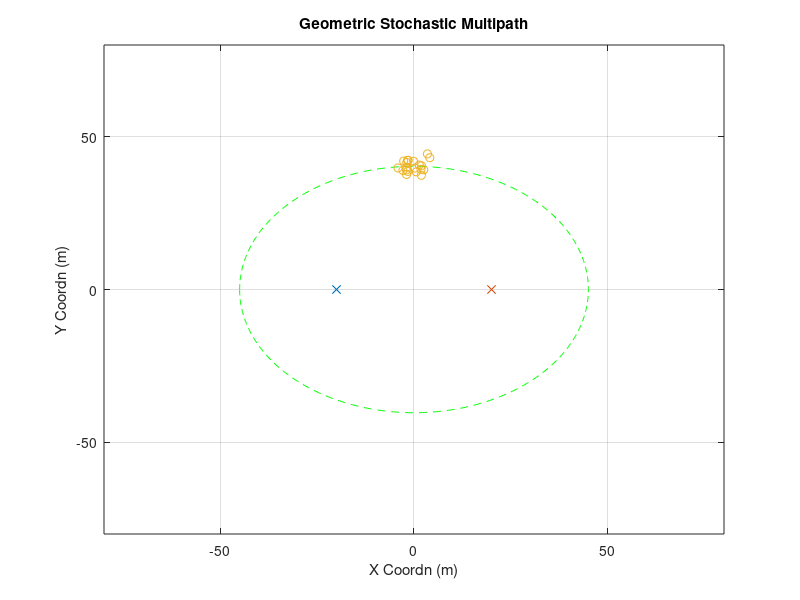

Here is the MATLAB script that generated this plot: (Note: this script raises an error after producing the figure.)
% 10/05/2017
% Tracking receiver angle in UE mobility using 
% 1) neighbor angle refinement search
% 2) derivative based narrow band channel tracking
% Channel used here has only one multipath cluster

clear;clc;%close all
% rng(2)
%% other parameter
plot_ellipse = 1;
noise_pow = 10;

%% Goemetry Parameters
Nt = 16;
Nr = 16;
D_bs2ue = 40;
loc0_ue = [-D_bs2ue/2,0];
loc0_bs = [D_bs2ue/2,0];
speed_c = 3e8;
fc = 28e9;
%% Large Scale Parameter (Multiple Clusters)
cluster_delay = [300e-9,250e-9];
cluster_num = 1;
ray_num = 20;

%% Cluster Generation (Strongest Two?)
for cluster_index = 1:cluster_num
    delay = cluster_delay(cluster_index);
    ellipse_len = delay*speed_c;
    a = ellipse_len/2;
    c = D_bs2ue/2;
    b = sqrt(a^2-c^2);
    
%     AOA = rand*pi-pi/2;
    if cluster_index==1
        AOA = pi/2;
    else
        AOA = -pi/2;
    end
    loc_cluster_cnt = [a*cos(AOA),b*sin(AOA)];
    loc_cluster = repmat(loc_cluster_cnt,ray_num,1)+[randn(ray_num,1)*2,randn(ray_num,1)*2];
    loc_cluster_total((cluster_index-1)*ray_num+1:cluster_index*ray_num,:) =  loc_cluster;
    
    for ray_index = 1:ray_num
        raydelay(cluster_index,ray_index) = (norm(loc_cluster(ray_index,:)-loc0_bs)...
                    +norm(loc_cluster(ray_index,:)-loc0_ue))/speed_c;
        temp = loc_cluster(ray_index,:) - loc0_ue;
        rayAOA(cluster_index,ray_index) = angle(temp(1)+1j*temp(2));
        temp = loc_cluster(ray_index,:) - loc0_bs;
        rayAOD(cluster_index,ray_index) = angle(-temp(1)-1j*temp(2));
    end
    raygain = exp(1j*rand(cluster_num, ray_num)*2*pi);
%     raygain(2,:) = zeros(1,ray_num);
    
    fprintf('Cluster %d:\n',cluster_index);
    fprintf('DS Mean:    %4.2f ns\n', mean(raydelay(cluster_index,:)*1e9));
    fprintf('DS Std Dev: %4.2f ns\n', sqrt(var(raydelay(cluster_index,:)*1e9)));
    fprintf('AOAS Mean:    %4.2f degree\n', mean(rayAOA(cluster_index,:)/pi*180));
    fprintf('AOAS Std Dev: %4.2f degree\n', sqrt(var(rayAOA(cluster_index,:)/pi*180)));
    fprintf('AODS Mean:    %4.2f degree\n', mean(rayAOD(cluster_index,:)/pi*180));
    fprintf('AODS Std Dev: %4.2f degree\n', sqrt(var(rayAOD(cluster_index,:)/pi*180)));
    
    % plot ellipse
    if plot_ellipse
        t = -pi:0.01:pi;
        x = a*cos(t);
        y = b*sin(t);
        figure(99)
        plot(x,y,'g--');hold on
    end
end

% plot of scattering ellipse
if plot_ellipse
    figure(99)
    plot(loc0_ue(1),loc0_ue(2),'x');hold on
    plot(loc0_bs(1),loc0_bs(2),'x');hold on
    plot(loc_cluster_total(:,1),loc_cluster_total(:,2),'o');hold on
    title('Geometric Stochastic Multipath')
    axis([-80,80,-80,80])
    xlabel('X Coordn (m)')
    ylabel('Y Coordn (m)')
    grid on
end
%% Narrow Band Compressive Tracking Beacon (D.Ramasamy et el)
% each element is from \pm 1 \pm 1j
M_beacon = 30; % number of beacons
beacon = ((randi(2,Nr,M_beacon)*2-3) + 1j*(randi(2,Nr,M_beacon)*2-3))...
        /sqrt(Nr*2);
%% Frequency Domain MIMO Channel & Frequency Domain Equivalent Beamspace Channel
Nfft = 512;
H_freq0 = get_H_freq3( raygain,...
                       raydelay,...
                       rayAOA,...
                       rayAOD,...
                       cluster_num,...
                       ray_num,...
                       Nt, Nr);
norm_factor = sqrt(mean(mean(mean(abs(H_freq0).^2))));
% norm_factor = 1;
H_freq0 = H_freq0 / norm_factor ;

%%
phi1 = mean(rayAOA(1,:),2);
% phi_round1 = round(mean(rayAOA(1,:),2)/pi*2^6)/2^6*pi;
phi_round1 = phi1;
arx1 = exp(1j*(0:Nr-1)'*pi*sin(phi_round1))/sqrt(Nr);

phi_round1_leftasst = (round(mean(rayAOA(1,:),2)/pi*2^6)-0.25)/2^6*pi;
arx1_leftasst = exp(1j*(0:Nr-1)'*pi*sin(phi_round1_leftasst))/sqrt(Nr);
phi_round1_rightasst = (round(mean(rayAOA(1,:),2)/pi*2^6)+0.25)/2^6*pi;
arx1_rightasst = exp(1j*(0:Nr-1)'*pi*sin(phi_round1_rightasst))/sqrt(Nr);

theta1 = mean(rayAOD(1,:),2);
atx1 = exp(1j*(0:Nt-1)'*pi*sin(theta1))/sqrt(Nt);

% phi2 = mean(rayAOA(2,:),2);
% phi_round2 = round(mean(rayAOA(2,:),2)/pi*2^6)/2^6*pi;
% phi_round2 = phi2;
% arx2 = exp(1j*(0:Nr-1)'*pi*sin(phi_round2))/sqrt(Nr);
% theta2 = mean(rayAOD(2,:),2);
% atx2 = exp(1j*(0:Nt-1)'*pi*sin(theta2))/sqrt(Nt);
%% quick look at post-beamforming wideband channel 
if noise_pow == 10
    NMSE = -10;
elseif noise_pow == 1
    NMSE = -20;
elseif noise_pow == 0.1
    NMSE = -30;
end

H_error_scaler = sqrt(10^(NMSE/10));
for kk=1:Nfft
    H_error = (randn(Nr,Nt)+1j*randn(Nr,Nt))/sqrt(2)*H_error_scaler;
    H_BB1(kk,1) = arx1'*(squeeze(H_freq0(:,:,kk))+H_error)*atx1;
%     H_BB2(kk,1) = arx2'*(squeeze(H_freq0(:,:,kk))+H_error)*atx2;
end
% figure
% plot(10*log10(abs(H_BB1(:,1))))
% grid on
% xlabel('Subcarrier Index')
% ylabel('Channel Gain (dB)')
%% Beam Sweep Based Training
angle_tx_range = linspace(-pi/2,pi/2,Nt*2);
angle_rx_range = linspace(-pi/2,pi/2,Nr*2);

rx_RSS_bin = zeros(Nfft,1);
rx_RSS = zeros(length(angle_rx_range),length(angle_tx_range));

for beam_tx_index = 1:length(angle_tx_range)
    theta = angle_tx_range(beam_tx_index);
    atx = exp(1j*(0:Nt-1)'*pi*sin(theta))/sqrt(Nt);
    for beam_rx_index = 1:length(angle_rx_range)
        phi = angle_rx_range(beam_rx_index);
        arx = exp(1j*(0:Nr-1)'*pi*sin(phi))/sqrt(Nr);
        for kk=1:Nfft
            rx_RSS_bin(kk) = arx'*(squeeze(H_freq0(:,:,kk))) * atx;
        end
        rx_RSS(beam_rx_index,beam_tx_index) = 10*log10(sum(abs(rx_RSS_bin).^2));
    end
end
[~,tx_max_index] = max(max(rx_RSS));
[~,rx_max_index] = max(max(transpose(rx_RSS)));

tx_angle = angle_tx_range(tx_max_index)/pi*180;
rx_angle = angle_rx_range(rx_max_index)/pi*180;
%
% figure
% surf(angle_tx_range/pi*180,angle_rx_range/pi*180,rx_RSS)
% xlabel('AOD [deg]')
% ylabel('AOA [deg]')

% surf(1:64,1:32,rx_RSS)

%% Channel change in BB1 and BB2
rho = 0.999;
speed_rotate = -100/180*pi;
t_range = (4:4:200)*1e-3;
for tt = 1:length(t_range)
    t_now = t_range(tt);
    dt = t_range(2)-t_range(1);
    
    % setup speed
    if t_now<500e-3
        speed_v = [10, 0];
    else
        speed_v = [10, 0];
    end
    
    if tt==1
        loc_ue = loc0_ue + speed_v * dt;
    else
        loc_ue = loc_ue + speed_v * dt;
    end
     
%     clc
%     fprintf('Time Evolution %2.4f s\n',t_range(tt));
    [raydelay, rayAOA, rayAOD ] = get_multipath_v2(loc0_bs, loc_ue, loc_cluster_total,...
                                            cluster_num, ray_num );
    rayAOA = rayAOA + speed_rotate * (tt-1) * dt;
    raygain = raygain.*exp(1j*rand(cluster_num,ray_num)*2*pi*sqrt(1-rho^2));
%     H_freq = get_H_freq2(raygain, raydelay, rayAOA, rayAOD, cluster_num, ray_num, Nt, Nr);
%     H_freq = H_freq / norm_factor ;

    raygain_true_BB1(tt,:)  = raygain(1,:);
%     raygain_true_BB2(tt,:)  = raygain(2,:);
    
    raydelay_true_BB1(tt,:)  = raydelay(1,:);
%     raydelay_true_BB2(tt,:)  = raydelay(2,:);
    
    rayAOA_true_BB1(tt,:)  = rayAOA(1,:);
%     rayAOA_true_BB2(tt,:)  = rayAOA(2,:);
end

%% Parameter tracking using beam refinement
% stepsize = 1e-7;
% 
% raydelay_est_BB1 = zeros(length(t_range),ray_num);
% rayAOA_est_BB1 = zeros(length(t_range),ray_num);
% raygain_est_BB1 = zeros(length(t_range),ray_num);

% raydelay_est_BB2 = zeros(length(t_range),ray_num);
% rayAOA_est_BB2 = zeros(length(t_range),ray_num);
% raygain_est_BB2 = zeros(length(t_range),ray_num);

rx_opt_index = zeros(length(t_range)+1,1);
rx_opt_index(1) = rx_max_index;

theta_opt = angle_tx_range(tx_max_index);
atx_opt = exp(1j*(0:Nt-1)'*pi*sin(theta_opt))/sqrt(Nt);


for tt = 1:length(t_range)
    
    raygain(1,:) = raygain_true_BB1(tt,:);
    raydelay(1,:) = raydelay_true_BB1(tt,:);
    rayAOA(1,:) = rayAOA_true_BB1(tt,:);
    
%     raygain(2,:) = raygain_true_BB2(tt,:);
%     raydelay(2,:) = raydelay_true_BB2(tt,:);
%     rayAOA(2,:) = rayAOA_true_BB2(tt,:);
    
    H_freq = get_H_freq3(raygain, raydelay, rayAOA, rayAOD, cluster_num, ray_num, Nt, Nr);
    H_freq = H_freq / norm_factor;
%     MIMO_noise = (randn(Nr,Nt,Nfft)+1j*randn(Nr,Nt,Nfft))*sqrt(noise_pow/2);
%     H_freq_noisy = H_freq + MIMO_noise;
    
    %% Neighbor Angle Refinement
    refine_index_range = [0,1,-1,2,-2];
    refine_num = length(refine_index_range);
    for refine_index=1:refine_num
        rx_refine_index = rx_opt_index(tt) + refine_index_range(refine_index);
        phi_refine = angle_rx_range(rx_refine_index);
        arx_refine = exp(1j*(0:Nr-1)'*pi*sin(phi_refine))/sqrt(Nr);
        for kk=1:Nfft
            rx_RSS_refine_bin(kk) = arx_refine'*(squeeze(H_freq(:,:,kk)))*atx_opt;
        end
        rx_refine_RSS(refine_index) = 10*log10(sum(abs(rx_RSS_refine_bin).^2));
    end
    [~,opt_index] = max(rx_refine_RSS);
    rx_opt_index(tt+1) = rx_opt_index(tt) + refine_index_range(opt_index);
    
    %% NB tracking by updating angle & gain of each cluster
    %---------------------------------------------
    % Alpha estimation using previous Phi
    %---------------------------------------------
    if tt==1
        phi_hat = phi1;
    else
        phi_hat = phi_new;
    end
    kk = 1;
    rx_measure = zeros(M_beacon,1);
    Hk = squeeze(H_freq(:,:,kk));
    for m_beacon = 1:M_beacon
        rx_measure(m_beacon) = beacon(:,m_beacon)' * Hk * atx_opt;
    end
    arx_hat = exp(1j*(0:Nr-1)'*pi*sin(phi_hat))/sqrt(Nr);
    H_cal = beacon' * arx_hat;
    alpha_est = pinv(H_cal) * rx_measure;
    
    % quick watch received beacon
%     figure;
%     plot(abs(H_cal * alpha_est));hold on
%     plot(abs(rx_measure))
    
    %---------------------------------------------
    % Phi estimation using previous Alpha
    %---------------------------------------------
    dPhi = zeros(Nr,1);
    for nn=1:Nr
        dPhi(nn) = exp(1j*pi*(nn-1)*sin(phi_hat))/sqrt(Nr)*(1j*pi*(nn-1)*cos(phi_hat));
    end
    D_cal = alpha_est * (beacon' * dPhi);
    yr = rx_measure - H_cal * alpha_est;
    Q_cal = [real(D_cal);imag(D_cal)];
    tr = [real(yr);imag(yr)];
    
    dphi = pinv(Q_cal) * tr;
    phi_new = phi_hat + dphi;
    phi_array(tt) = phi_new;
    
    %% Evaluation of capacity of Neighbor Angle Refinement
    phi_opt = angle_rx_range(rx_opt_index(tt+1));
    arx_opt = exp(1j*(0:Nr-1)'*pi*sin(phi_opt))/sqrt(Nr);
    for kk=1:Nfft
        H_k = squeeze(H_freq(:,:,kk));
        rx_gain(kk) = arx_opt' * H_k * atx_opt;
        SINR_refine(kk) = abs(rx_gain(kk))^(2) / (noise_pow);
    end
    capacity_refine(tt) = mean(log2(1+SINR_refine)); % bps/Hz
    
    %% Evaluation of capacity of NB Tracking
    arx_opt_NBtrack = exp(1j*(0:Nr-1)'*pi*sin(phi_new))/sqrt(Nr);
    for kk=1:Nfft
        H_k = squeeze(H_freq(:,:,kk));
        rx_gain(kk) = arx_opt_NBtrack' * H_k * atx_opt;
        SINR_NBtrack(kk) = abs(rx_gain(kk))^(2) / (noise_pow);
    end
    capacity_NBtrack(tt) = mean(log2(1+SINR_NBtrack)); % bps/Hz

    %% Benchmark with perfect CSI
    for kk=1:Nfft
        L = cluster_num;
        [U,S,V] = svd(H_freq(:,:,kk));
        [diag_S, temp_idx] = sort(diag(S), 'descend');
        S_sorted  = diag(diag_S);
        U_sorted = U(:,temp_idx);
        V_sorted = V(:,temp_idx); 
        U_est{kk} = U_sorted(:,1:L);
        V_est{kk} = V_sorted(:,1:L);
        
        % true chan
        H_k = squeeze(H_freq(:,:,kk));
        gain = U_est{kk}' * H_k *V_est{kk};
        
        if L==2
            % Capcity computing with L = 2 multiplexed streams
            SINR_trueCSI(1, kk) = abs(gain(1,1))^(2) / ((abs(gain(1,2)).^2) + noise_pow);
            SINR_trueCSI(2, kk) = abs(gain(2,2))^(2) / ((abs(gain(2,1)).^2) + noise_pow);
        elseif L==1
            % Capcity computing with L = 2 multiplexed streams
            SINR_trueCSI(1, kk) = abs(gain(1,1))^(2) / (noise_pow);
        end
    end
    if L==2
        capacity_trueCSI(tt) = mean(sum(log2(1+SINR_trueCSI))); % bps/Hz
    elseif L==1
        capacity_trueCSI(tt) = mean(log2(1+SINR_trueCSI)); % bps/Hz
    end

end


%% angle tracking performance
figure
plot(angle_rx_range(rx_opt_index)/pi*180,'linewidth',2);hold on
plot(phi_array/pi*180,'linewidth',2);hold on
plot(mean(rayAOA_true_BB1,2)/pi*180,'linewidth',2);hold on
legend('Neighbor Angle Refinement','NB Tracking','True AOA Mean')
grid on

%%  capacity plotting
figure;
plot(t_range, capacity_refine,'linewidth',2);hold on
plot(t_range, capacity_NBtrack,'linewidth',2);hold on
plot(t_range, capacity_trueCSI,'linewidth',2);hold on
legend('Neighbor Angle Refinement','NB Tracking','Perfect CSI')
grid on
        